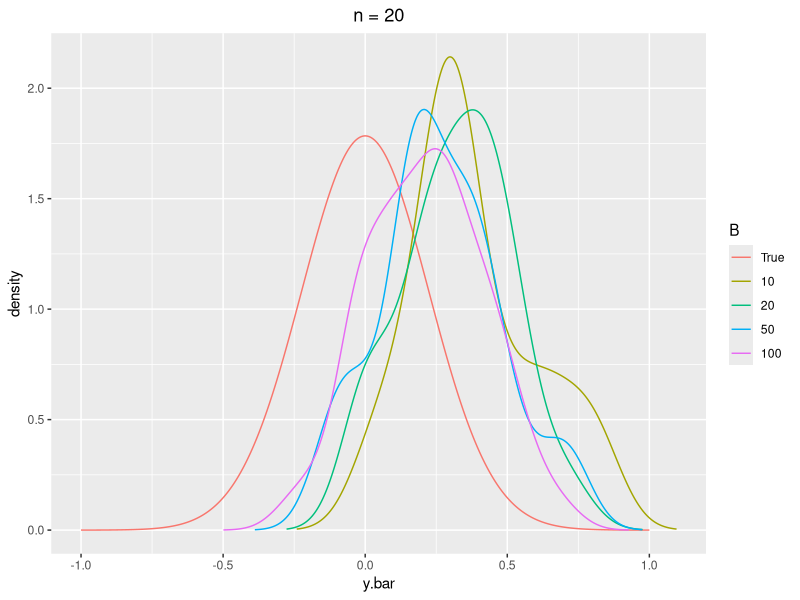
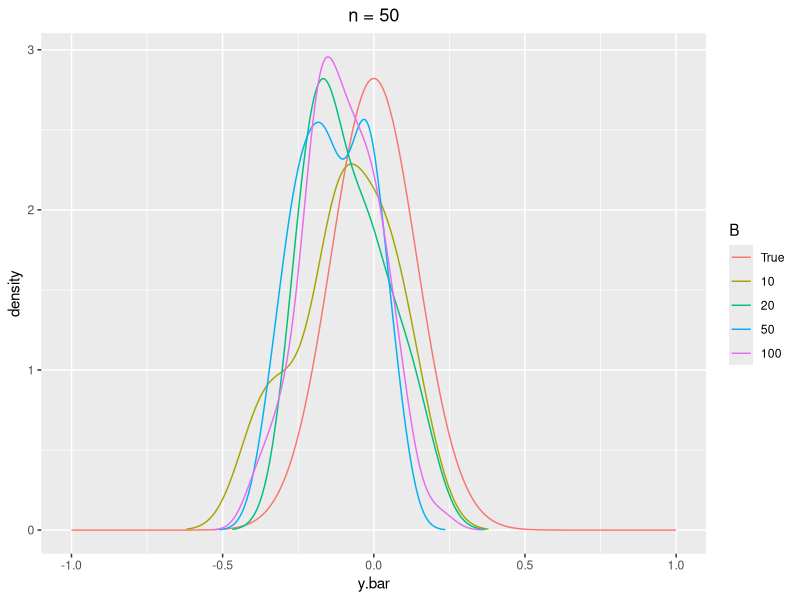
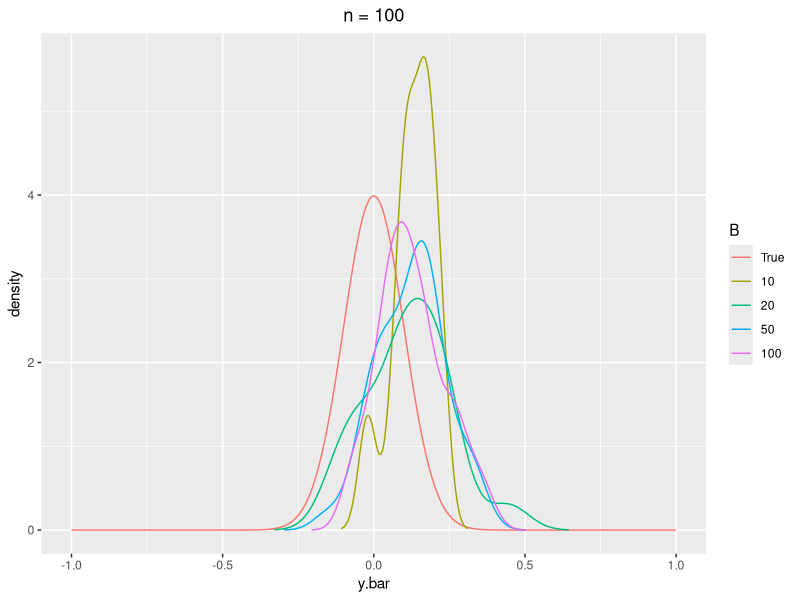

Source code (R) for these figures, in order:
############################################################################
n <- 20

Y <- rnorm(n, 0, 1)

data <- NULL

B <- 10
Ybar.b <- NULL
for(b in 1: B){
  Y.b <- sample(Y, n, replace = TRUE)

  Ybar.b <- c(Ybar.b, mean(Y.b))
}

Ybar.density <- density(Ybar.b)

data <- cbind(Ybar.density$x, Ybar.density$y, rep(B, length(Ybar.density$y)))


B <- 20
Ybar.b <- NULL
for(b in 1: B){
  Y.b <- sample(Y, n, replace = TRUE)

  Ybar.b <- c(Ybar.b, mean(Y.b))
}

Ybar.density <- density(Ybar.b)

data <- rbind(data, cbind(Ybar.density$x, Ybar.density$y, rep(B, length(Ybar.density$y))))




B <- 50
Ybar.b <- NULL
for(b in 1: B){
  Y.b <- sample(Y, n, replace = TRUE)

  Ybar.b <- c(Ybar.b, mean(Y.b))
}

Ybar.density <- density(Ybar.b)

data <- rbind(data, cbind(Ybar.density$x, Ybar.density$y, rep(B, length(Ybar.density$y))))


B <- 100
Ybar.b <- NULL
for(b in 1: B){
  Y.b <- sample(Y, n, replace = TRUE)

  Ybar.b <- c(Ybar.b, mean(Y.b))
}

Ybar.density <- density(Ybar.b)

data <- rbind(data, cbind(Ybar.density$x, Ybar.density$y, rep(B, length(Ybar.density$y))))

Ybar.density <- density(Y)

data <- rbind(data, cbind(seq(from = -1, to= 1, length.out = 1000), 
                          dnorm(seq(from = -1, to= 1, length.out = 1000), 
                                mean = 0, sd = sqrt(1/n)), 
                          rep(0, 1000)))

colnames(data) <- c("y.bar", "density", "B")

data <- as.data.frame(data)

data$B <- as.character(data$B)

data$B[data$B == "0"] <- "True"

data$B <- factor(data$B, levels = c("True", "10", "20", "50", "100"))


library(ggplot2)

ggplot(data, mapping = aes(x = y.bar, y = density, group = B, color = B)) + 
      geom_line() + labs(title = "n = 20") + 
      theme(plot.title = element_text(hjust = 0.5))
############################################################################
n <- 50

Y <- rnorm(n, 0, 1)

data <- NULL

B <- 10
Ybar.b <- NULL
for(b in 1: B){
  Y.b <- sample(Y, n, replace = TRUE)

  Ybar.b <- c(Ybar.b, mean(Y.b))
}

Ybar.density <- density(Ybar.b)

data <- cbind(Ybar.density$x, Ybar.density$y, rep(B, length(Ybar.density$y)))


B <- 20
Ybar.b <- NULL
for(b in 1: B){
  Y.b <- sample(Y, n, replace = TRUE)

  Ybar.b <- c(Ybar.b, mean(Y.b))
}

Ybar.density <- density(Ybar.b)

data <- rbind(data, cbind(Ybar.density$x, Ybar.density$y, rep(B, length(Ybar.density$y))))




B <- 50
Ybar.b <- NULL
for(b in 1: B){
  Y.b <- sample(Y, n, replace = TRUE)

  Ybar.b <- c(Ybar.b, mean(Y.b))
}

Ybar.density <- density(Ybar.b)

data <- rbind(data, cbind(Ybar.density$x, Ybar.density$y, rep(B, length(Ybar.density$y))))


B <- 100
Ybar.b <- NULL
for(b in 1: B){
  Y.b <- sample(Y, n, replace = TRUE)

  Ybar.b <- c(Ybar.b, mean(Y.b))
}

Ybar.density <- density(Ybar.b)

data <- rbind(data, cbind(Ybar.density$x, Ybar.density$y, rep(B, length(Ybar.density$y))))

Ybar.density <- density(Y)

data <- rbind(data, cbind(seq(from = -1, to= 1, length.out = 1000), 
                          dnorm(seq(from = -1, to= 1, length.out = 1000), mean = 0, sd = sqrt(1/n)), 
                          rep(0, 1000)))

colnames(data) <- c("y.bar", "density", "B")

data <- as.data.frame(data)

data$B <- as.character(data$B)

data$B[data$B == "0"] <- "True"

data$B <- factor(data$B, levels = c("True", "10", "20", "50", "100"))


library(ggplot2)

ggplot(data, mapping = aes(x = y.bar, y = density, group = B, color = B)) + 
                           geom_line() + labs(title = "n = 50") + 
                           theme(plot.title = element_text(hjust = 0.5))



############################################################################
n <- 100

Y <- rnorm(n, 0, 1)

data <- NULL

B <- 10
Ybar.b <- NULL
for(b in 1: B){
  Y.b <- sample(Y, n, replace = TRUE)

  Ybar.b <- c(Ybar.b, mean(Y.b))
}

Ybar.density <- density(Ybar.b)

data <- cbind(Ybar.density$x, Ybar.density$y, rep(B, length(Ybar.density$y)))


B <- 20
Ybar.b <- NULL
for(b in 1: B){
  Y.b <- sample(Y, n, replace = TRUE)

  Ybar.b <- c(Ybar.b, mean(Y.b))
}

Ybar.density <- density(Ybar.b)

data <- rbind(data, cbind(Ybar.density$x, Ybar.density$y, rep(B, length(Ybar.density$y))))




B <- 50
Ybar.b <- NULL
for(b in 1: B){
  Y.b <- sample(Y, n, replace = TRUE)

  Ybar.b <- c(Ybar.b, mean(Y.b))
}

Ybar.density <- density(Ybar.b)

data <- rbind(data, cbind(Ybar.density$x, Ybar.density$y, rep(B, length(Ybar.density$y))))


B <- 100
Ybar.b <- NULL
for(b in 1: B){
  Y.b <- sample(Y, n, replace = TRUE)

  Ybar.b <- c(Ybar.b, mean(Y.b))
}

Ybar.density <- density(Ybar.b)

data <- rbind(data, cbind(Ybar.density$x, Ybar.density$y, rep(B, length(Ybar.density$y))))

Ybar.density <- density(Y)

data <- rbind(data, cbind(seq(from = -1, to= 1, length.out = 1000), 
                          dnorm(seq(from = -1, to= 1, length.out = 1000), mean = 0, sd = sqrt(1/n)), 
                          rep(0, 1000)))

colnames(data) <- c("y.bar", "density", "B")

data <- as.data.frame(data)

data$B <- as.character(data$B)

data$B[data$B == "0"] <- "True"

data$B <- factor(data$B, levels = c("True", "10", "20", "50", "100"))


library(ggplot2)

ggplot(data, mapping = aes(x = y.bar, y = density, group = B, color = B)) + 
      geom_line() + labs(title = "n = 100") + 
      theme(plot.title = element_text(hjust = 0.5))

